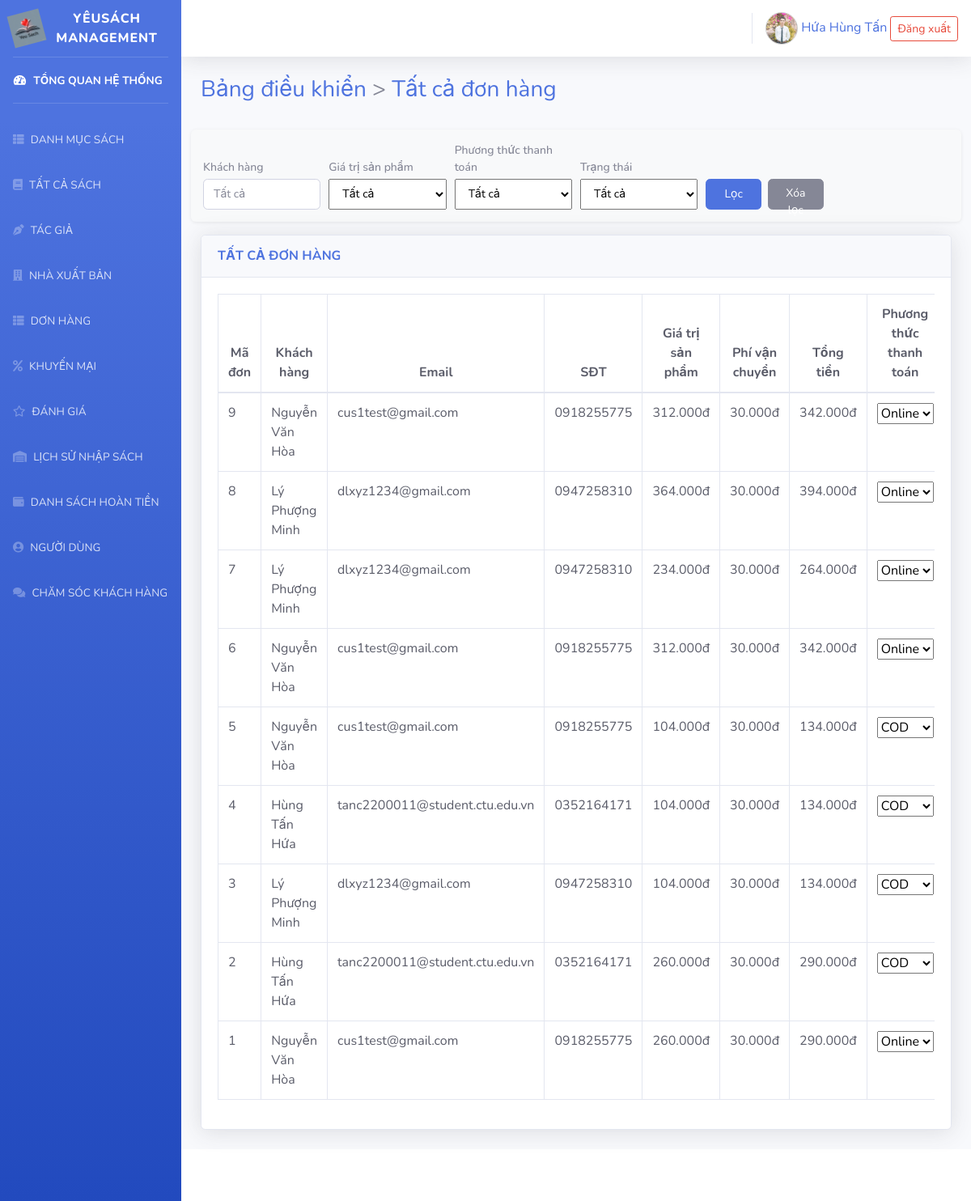
Screenshot of /bookshop/admin/listdonhang.php (signed in) with the database file from the repository.
### tables this page shows
CREATE TABLE `orders` (
  `order_id` int(11) NOT NULL,
  `user_id` int(11) NOT NULL,
  `shipping_address` varchar(255) DEFAULT NULL,
  `total_price` decimal(10,2) DEFAULT NULL,
  `shipping_fee` decimal(10,2) DEFAULT 0.00,
  `final_amount` decimal(10,2) DEFAULT 0.00,
  `payment_method` enum('COD','Online') DEFAULT 'COD',
  `paid_at` datetime DEFAULT NULL,
  `status` enum('Chờ duyệt','Đang giao','Đã thanh toán','Hoàn thành','Đã hủy') DEFAULT 'Chờ duyệt',
  `order_date` date DEFAULT curdate(),
  `updated_date` date DEFAULT NULL,
  `is_deleted` tinyint(1) DEFAULT 0
);

CREATE TABLE `users` (
  `user_id` int(11) NOT NULL,
  `email` varchar(100) NOT NULL,
  `password` varchar(255) NOT NULL,
  `role` enum('admin','customer') DEFAULT 'customer',
  `name` varchar(100) DEFAULT NULL,
  `avt` varchar(255) DEFAULT 'data_image/avatar/default.jpg',
  `phone` varchar(20) DEFAULT NULL,
  `address` text DEFAULT NULL,
  `created_at` timestamp NOT NULL DEFAULT current_timestamp(),
  `updated_at` timestamp NOT NULL DEFAULT current_timestamp() ON UPDATE current_timestamp(),
  `reset_token` varchar(255) DEFAULT NULL,
  `reset_token_expiry` datetime DEFAULT NULL,
  `is_deleted` tinyint(1) DEFAULT 0
);

### bookshop/admin/listdonhang.php (the view, shortened to what this page needs)
<?php
require('includes/header.php');
require('../database/conn.php');
?>
<div>
    <h3><a href="index.php">Bảng điều khiển</a> > <a href="listdonhang.php">Tất cả đơn hàng</a></h3>
    <br>
    <form method="GET" class="mb-3 row g-2 filter-form">
        <div class="col-md-2">
            <label class="form-label">Khách hàng</label>
            <input type="text" name="customer" class="form-control" placeholder="Tất cả" value="<?= $_GET['customer'] ?? '' ?>">
        </div>
        <div class="col-md-2">
            <label class="form-label">Giá trị sản phẩm</label>
            <select name="price" class="form-select">
                <option value="">Tất cả</option>
            </select>
        </div>
        <div class="col-md-2">
            <label class="form-label">Phương thức thanh toán</label>
            <select name="payment" class="form-select">
                <option value="">Tất cả</option>
            </select>
        </div>
        <div class="col-md-2">
            <label class="form-label">Trạng thái</label>
            <select name="status" class="form-select">
                <option value="">Tất cả</option>
            </select>
        </div>
        <div class="col-md-2">
            <div class="d-flex gap-2">
                <button type="submit" class="btn btn-primary w-50">Lọc</button>
                <a href="listdonhang.php" class="btn btn-secondary w-50 ml-2">Xóa lọc</a>
            </div>
        </div>
    </form>
    <div class="card shadow mb-4">
        <div class="card-header py-3">
            <h6 class="m-0 font-weight-bold text-primary">TẤT CẢ ĐƠN HÀNG</h6>
        </div>
        <div class="card-body">
            <div class="table-responsive">
                <table class="table table-bordered text-dark fw-normal" id="dataTable" width="100%" cellspacing="0">
                    <thead>
                        <tr>
                            <th class="text-center">Mã đơn</th>
                            <th class="text-center">Khách hàng</th>
                            <th class="text-center">Email</th>
                            <th class="text-center">SĐT</th>
                            <th class="text-center">Giá trị sản phẩm</th>
                            <th class="text-center">Phí vận chuyển</th>
                            <th class="text-center">Tổng tiền</th>
                            <th class="text-center">Phương thức thanh toán</th>
                        </tr>
                    </thead>
                    <tbody>
                        <?php
                            $limit = 10;
                            $page = $_GET['page'] ?? 1;
                            $start = ($page - 1) * $limit;
                            $where = "WHERE o.is_deleted = 0";
                            $sql = "
                                SELECT o.*, u.name, u.email, u.phone
                                FROM orders o
                                JOIN users u ON o.user_id = u.user_id
                                $where
                                ORDER BY o.order_id DESC
                                LIMIT $start, $limit
                            ";
                            $result = mysqli_query($conn, $sql);
                            while ($row = mysqli_fetch_assoc($result)) {
                        ?>
                        <tr>
                            <td><?= $row['order_id'] ?></td>
                            <td><?= $row['name'] ?></td>
                            <td><?= $row['email'] ?></td>
                            <td><?= $row['phone'] ?></td>
                            <td><?= number_format($row['total_price'], 0, ',', '.') ?>đ</td>
                            <td><?= number_format($row['shipping_fee'], 0, ',', '.') ?>đ</td>
                            <td><?= number_format($row['final_amount'], 0, ',', '.') ?>đ</td>
                            <form method="post" action="update_order.php"
                                onsubmit="return confirm('Bạn chắc chắn muốn thay đổi đơn hàng?')">
                                <td>
                                    <select name="payment_method" class="form-select form-select-sm">
                                        <?php
                                        $methods = ['COD', 'Online'];
                                        foreach ($methods as $pm):
                                        ?>
                                            <option value="<?= $pm ?>" <?= ($row['payment_method'] == $pm ? 'selected' : '') ?>><?= $pm ?></option>
                                        <?php endforeach; ?>
                                    </select>
                                </td>
                            </form>
                        </tr>
                        <?php } ?>
                    </tbody>
                </table>
            </div>
        </div>
    </div>
</div>
<?php require("includes/footer.php"); ?>

### bookshop/admin/listdonhang.php (style rules this page uses)
.filter-form { background-color: #f8f9fa; border-radius: 6px; padding: 15px 10px; margin-bottom: 20px; box-shadow: 0 1px 4px rgba(0,0,0,0.08); }
.filter-form .form-label { font-weight: 500; margin-bottom: 4px; font-size: 14px; }
.filter-form .form-control, .filter-form .form-select { font-size: 14px; padding: 6px 12px; height: 38px; }
.filter-form .btn { height: 38px; font-size: 14px; padding: 6px 12px; }
.filter-form .col-md-2 { display: flex; flex-direction: column; justify-content: flex-end; padding-left: 5px; padding-right: 5px; }

### rows the page displays
orders: order_id "9", user.name "Nguyễn Văn Hòa", user.email "cus1test@gmail.com", user.phone "0918255775", total_price "312.000", shipping_fee "30.000", final_amount "342.000", payment_method "Online"
orders: order_id "8", user.name "Lý Phượng Minh", user.email "dlxyz1234@gmail.com", user.phone "0947258310", total_price "364.000", shipping_fee "30.000", final_amount "394.000", payment_method "Online"
orders: order_id "7", user.name "Lý Phượng Minh", user.email "dlxyz1234@gmail.com", user.phone "0947258310", total_price "234.000", shipping_fee "30.000", final_amount "264.000", payment_method "Online"
orders: order_id "6", user.name "Nguyễn Văn Hòa", user.email "cus1test@gmail.com", user.phone "0918255775", total_price "312.000", shipping_fee "30.000", final_amount "342.000", payment_method "Online"
orders: order_id "5", user.name "Nguyễn Văn Hòa", user.email "cus1test@gmail.com", user.phone "0918255775", total_price "104.000", shipping_fee "30.000", final_amount "134.000", payment_method "COD"
orders: order_id "4", user.name "Hùng Tấn Hứa", user.email "tanc2200011@student.ctu.edu.vn", user.phone "0352164171", total_price "104.000", shipping_fee "30.000", final_amount "134.000", payment_method "COD"
orders: order_id "3", user.name "Lý Phượng Minh", user.email "dlxyz1234@gmail.com", user.phone "0947258310", total_price "104.000", shipping_fee "30.000", final_amount "134.000", payment_method "COD"
orders: order_id "2", user.name "Hùng Tấn Hứa", user.email "tanc2200011@student.ctu.edu.vn", user.phone "0352164171", total_price "260.000", shipping_fee "30.000", final_amount "290.000", payment_method "COD"
orders: order_id "1", user.name "Nguyễn Văn Hòa", user.email "cus1test@gmail.com", user.phone "0918255775", total_price "260.000", shipping_fee "30.000", final_amount "290.000", payment_method "Online"

### other values shown
$_SESSION['name'] "Hứa Hùng Tấn"
